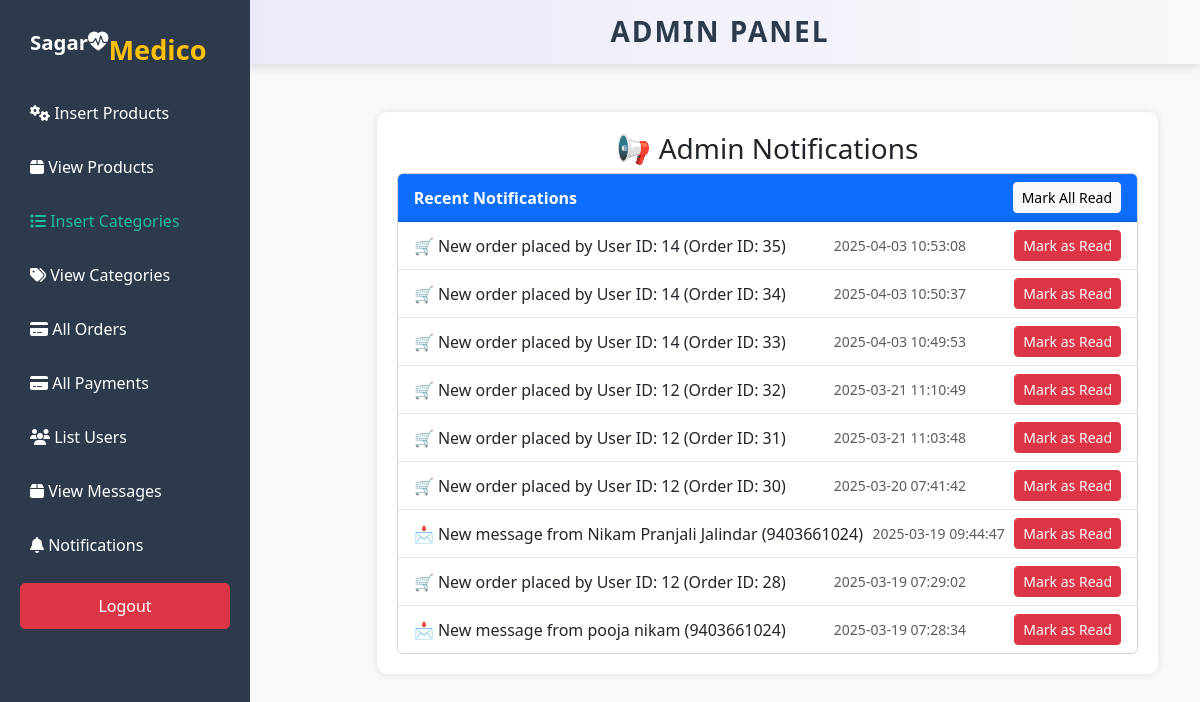
The app's page /admin_area/notifications.php with its own data.
### tables this page shows
CREATE TABLE IF NOT EXISTS `notifications` (
  `id` int NOT NULL AUTO_INCREMENT,
  `message` varchar(255) NOT NULL,
  `status` enum('unread','read') DEFAULT 'unread',
  `created_at` timestamp NULL DEFAULT CURRENT_TIMESTAMP,
  PRIMARY KEY (`id`)
);

### admin_area/notifications.php (the view, shortened to what this page needs)
<?php
include('../includes/db.php');
$query = "SELECT * FROM notifications WHERE status = 'unread' ORDER BY created_at DESC";
$result = $conn->query($query);
?>
<!DOCTYPE html>
<html lang="en">
<head>
    <link href="https://cdn.jsdelivr.net/npm/bootstrap@5.3.0/dist/css/bootstrap.min.css" rel="stylesheet">
     <link href="https://cdn.jsdelivr.net/npm/bootstrap@5.3.0/dist/css/bootstrap.min.css" rel="stylesheet">
    <link rel="stylesheet" href="https://cdnjs.cloudflare.com/ajax/libs/font-awesome/6.7.2/css/all.min.css">
    <link rel="stylesheet" href="https://cdn.jsdelivr.net/npm/bootstrap-icons@1.11.3/font/bootstrap-icons.min.css">
    <link href="https://cdn.jsdelivr.net/npm/bootstrap@5.3.3/dist/css/bootstrap.min.css" rel="stylesheet">
    <link rel="stylesheet" href="https://unpkg.com/leaflet/dist/leaflet.css" />
    <link rel="stylesheet" href="https://cdn.jsdelivr.net/npm/bootstrap-icons@1.11.3/font/bootstrap-icons.min.css">
</head>
<body class="bg-light">
<div class="sidebar fixed-top">
    <a class="navbar-brand" href="index3.php"><b><sup style="color:white;">Sagar<i class="bi bi-heart-pulse-fill"></i></sup></b><b class="text-warning">Medico</b></a>
        <a href="insert_product.php"><i class="fa fa-cogs"></i> Insert Products</a>
        <a href="view_products.php"><i class="fa fa-box"></i> View Products</a>
        <a href="insert_categories.php" class="link active"><i class="fa fa-list"></i> Insert Categories</a>
        <a href="view_categories.php"><i class="fa fa-tags"></i> View Categories</a>
        <a href="order_list.php"><i class="fa fa-credit-card"></i> All Orders</a>
        <a href="payment_list.php"><i class="fa fa-credit-card"></i> All Payments</a>
        <a href="user_list.php"><i class="fa fa-users"></i> List Users</a>
        <a href="contact_view.php"><i class="fa fa-box"></i> View Messages</a>
        <a href="notifications.php">
    <i class="fa fa-bell"></i> Notifications
</a>
        <a href="../Medico/logout.php" class="btn btn-danger w-80 mt-3">Logout</a>
    </div>
<div class="container">
<div class="admin">
    <h2 >Admin Panel</h2>
</div>
<div class="main ">
    <h3 class="text-center">📢 Admin Notifications</h3>
    <div class="card">
        <div class="card-header bg-primary text-white d-flex justify-content-between align-items-center">
            <strong>Recent Notifications</strong>
            <button class="btn btn-sm btn-light" onclick="markAllRead()">Mark All Read</button>
        </div>
        <ul class="list-group list-group-flush" id="notificationList">
            <?php while ($row = $result->fetch_assoc()) { ?>
                <li class="list-group-item d-flex justify-content-between align-items-center">
                    <span><?php echo htmlspecialchars($row['message']); ?></span>
                    <small class="text-muted"><?php echo $row['created_at']; ?></small>
                    <button class="btn btn-sm btn-danger" onclick="markRead(<?php echo $row['id']; ?>)">Mark as Read</button>
                </li>
            <?php } ?>
        </ul>
    </div>
</div>
</body>
</html>

### admin_area/notifications.php (style rules this page uses)
.sidebar { position: fixed; width: 250px; height: 100vh; background: #2d3a4b; padding: 20px; color: #fff; }
.sidebar a { display: block; padding: 10px; color: #fff; text-decoration: none; border-radius: 5px; margin-bottom: 10px; }
.link.active { color: #1abc9c; }
.admin { background: linear-gradient(to right, #E6E6FA, #F8F9FA); width: 100%; padding: 15px 0; position: absolute; top: 0; left: 0; text-align: center; box-shadow: 0px 4px 8px rgba(0, 0, 0, 0.1); z-index: 1000; position: fixed; }
.navbar-brand { font-size: 170%; }
.admin h2 { font-size: 28px; font-weight: bold; color: #2d3a4b; text-transform: uppercase; letter-spacing: 2px; margin: 0; margin-left: 20%; }
.sidebar { position: fixed; width: 250px; height: 100vh; background: #2d3a4b; padding: 20px; color: white; left: 0; overflow-y: auto; }
.sidebar a { display: block; padding: 10px; color: white; text-decoration: none; border-radius: 5px; margin-bottom: 10px; transition: 0.3s; }
.main { max-width: 800px; background: white; padding: 20px; box-shadow: 0px 0px 10px rgba(0,0,0,0.1); border-radius: 10px; margin-top: 10%; margin-left: 30%; }

### records on screen
notifications: message "🛒 New order placed by User ID: 14 (Order ID: 35)", created_at "2025-04-03 10:53:08"
notifications: message "🛒 New order placed by User ID: 14 (Order ID: 34)", created_at "2025-04-03 10:50:37"
notifications: message "🛒 New order placed by User ID: 14 (Order ID: 33)", created_at "2025-04-03 10:49:53"
notifications: message "🛒 New order placed by User ID: 12 (Order ID: 32)", created_at "2025-03-21 11:10:49"
notifications: message "🛒 New order placed by User ID: 12 (Order ID: 31)", created_at "2025-03-21 11:03:48"
notifications: message "🛒 New order placed by User ID: 12 (Order ID: 30)", created_at "2025-03-20 07:41:42"
notifications: message "📩 New message from Nikam Pranjali Jalindar (9403661024)", created_at "2025-03-19 09:44:47"
notifications: message "🛒 New order placed by User ID: 12 (Order ID: 28)", created_at "2025-03-19 07:29:02"
notifications: message "📩 New message from pooja nikam (9403661024)", created_at "2025-03-19 07:28:34"
